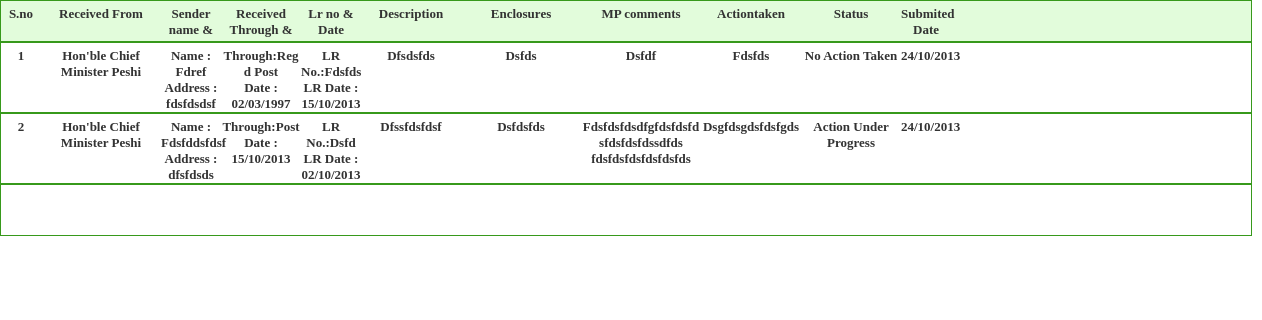
The app's page /morethanmonth.php (signed in) with its own data.
### tables this page shows
CREATE TABLE IF NOT EXISTS `letters` (
  `letterid` int(11) NOT NULL AUTO_INCREMENT,
  `receivedfrom` text NOT NULL,
  `sendername` varchar(50) NOT NULL,
  `senderaddress` text NOT NULL,
  `receiveddate` varchar(20) NOT NULL,
  `receivedthrough` varchar(20) NOT NULL,
  `lrno` varchar(20) NOT NULL,
  `lrdate` varchar(20) NOT NULL,
  `description` text NOT NULL,
  `enclosures` varchar(50) NOT NULL,
  `mpcomments` text NOT NULL,
  `actiontaken` varchar(50) NOT NULL,
  `status` varchar(50) NOT NULL,
  `letterdate` varchar(20) NOT NULL,
  `timestamp` varchar(100) NOT NULL,
  PRIMARY KEY (`letterid`)
);

### includes/functions.php (called while the page is built, shortened)
<?php
class User
{
	public function morethanmonth()
	{
		$format = 'Y-m-j G:i:s';
		$date = date($format);
		$date4 = date($format, strtotime('-30 day' . $date));
		$date30 = strtotime($date4);
		$result = mysql_query("SELECT * FROM letters WHERE timestamp < '" . $date30 . "'");
		return $result;
	}
}
?>

### morethanmonth.php (the view, shortened to what this page needs)
<?php
$user = new User();
?>
<?php
$morethanmonth = $user->morethanmonth();
$rows = mysql_num_rows($morethanmonth);
if($rows >0)
{
?>
<link href="style.css" rel="stylesheet" type="text/css" />
<div style="min-height:500px;">
  <div style="height:auto; width:auto;">
    <div class="main_sn_3">
      <div class="sno"><strong>S.no</strong></div>
      <div class="name_1"><strong>Received From</strong></div>
      <div class="sn_1"><strong>Sender name & address</strong></div>
      <div class="sn_2"><strong>Received Through & date</strong></div>
      <div class="sn_1"><strong>Lr no & Date</strong></div>
      <div class="name_2"><strong>Description</strong></div>
      <div class="name_1"><strong>Enclosures</strong></div>
      <div class="name_1"><strong>MP comments</strong></div>
      <div class="name_2"><strong>Actiontaken</strong></div>
      <div class="name_2"><strong>Status</strong></div>
      <div class="edit_1"><strong>Submited Date</strong></div>
    </div>
    <?php
$i =1;
while($result = mysql_fetch_array($morethanmonth))
{
 ?>
    <div class="main_sn_2">
      <div class="sno"><strong><?php echo $i ; ?></strong></div>
      <div class="name_1"><strong><?php echo ucfirst($result['receivedfrom']);?></strong></div>
      <div class="sn_1"><strong><?php echo " Name : ".ucfirst($result['sendername']); echo  '<br>'; echo "Address : ".$result['senderaddress']; ?></strong></div>
      <div class="sn_2"><strong><?php echo "Through:".ucfirst($result['receivedthrough']);  echo  '<br>'; echo "Date : ".$result['receiveddate'];  ?></strong></div>
      <div class="sn_1"><strong><?php echo "LR No.:".ucfirst($result['lrno']);  echo  '<br>'; echo "LR Date : ".$result['lrdate'];  ?></strong></div>
      <div class="name_2"><strong><?php echo ucfirst($result['description']); ?></strong></div>
      <div class="name_1"><strong><?php echo ucfirst($result['enclosures']); ?></strong></div>
      <div class="name_1"><strong><?php echo ucfirst($result['mpcomments']); ?></strong></div>
      <div class="name_2"><strong><?php echo ucfirst($result['actiontaken']);?></strong></div>
      <div class="name_2"><strong><?php echo ucfirst($result['status']);?></strong></div>
      <div class="edit_1"><strong><?php echo ucfirst($result['letterdate']);?></strong></div>
    </div>
    <?php
	 $i++;}
	 }
?>
    <div class="main_sn_2"></div>
  </div>
</div>

### morethanmonth.php (style rules this page uses)
.main_sn_2 { width:1250px; height:auto; margin:0px; padding:0px; border:1px solid #37991b; min-height:50px; overflow:auto; }
.main_sn_3 { width:1250px; height:40px; margin:0px; padding:0px; border:1px solid #37991b; background-color:#e2fcdb; overflow:auto; }
.sno { width:40px; float:left; font-family:"Trebuchet MS"; font-size:13px; color:#333333; text-align:center; padding-top:5px; font-weight:bold; }
.name_1 { width:120px; float:left; font-family:"Trebuchet MS"; font-size:13px; color:#333333; text-align:center; padding-top:5px; font-weight:bold; word-wrap:break-word; }
.sn_1 { width:60px; float:left; font-family:"Trebuchet MS"; font-size:13px; color:#333333; text-align:center; padding-top:5px; font-weight:bold; }
.sn_2 { width:80px; float:left; font-family:"Trebuchet MS"; font-size:13px; color:#333333; text-align:center; padding-top:5px; font-weight:bold;word-wrap:break-word; }
.name_2 { width:100px; float:left; font-family:"Trebuchet MS"; font-size:13px; color:#333333; text-align:center; padding-top:5px; font-weight:bold; word-wrap:break-word; }
.edit_1 { width:50px; float:left; font-family:"Trebuchet MS"; font-size:13px; color:#333333; text-align:center; padding-top:5px; font-weight:bold; }

### records on screen
letters: receivedfrom "Hon'ble Chief Minister Peshi", sendername "Fdref", senderaddress "fdsfdsdsf", receivedthrough "Regd Post", receiveddate "02/03/1997", lrno "Fdsfds", lrdate "15/10/2013", description "Dfsdsfds", enclosures "Dsfds", mpcomments "Dsfdf", actiontaken "Fdsfds", status "No Action Taken", letterdate "24/10/2013"
letters: receivedfrom "Hon'ble Chief Minister Peshi", sendername "Fdsfddsfdsf", senderaddress "dfsfdsds", receivedthrough "Post", receiveddate "15/10/2013", lrno "Dsfd", lrdate "02/10/2013", description "Dfssfdsfdsf", enclosures "Dsfdsfds", mpcomments "Fdsfdsfdsdfgfdsfdsfdsfdsfdsfdssdfds fdsfdsfdsfdsfdsfds", actiontaken "Dsgfdsgdsfdsfgds", status "Action Under Progress", letterdate "24/10/2013"
